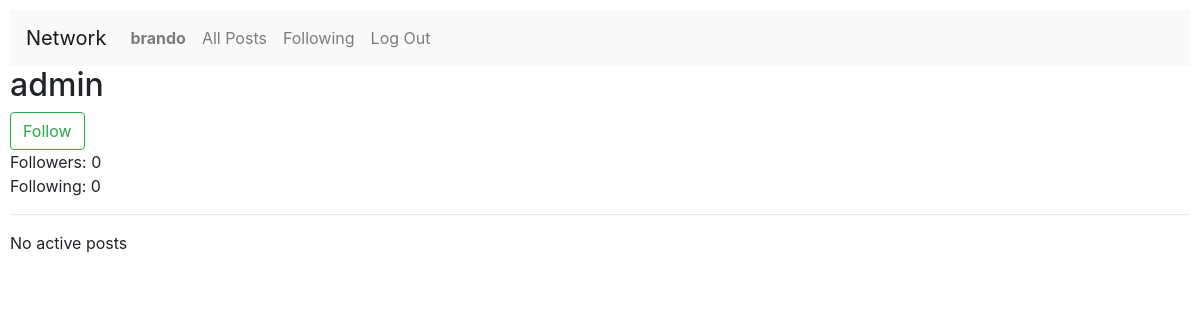
/profile/5 (signed in), run on an earlier commit of the app's database.
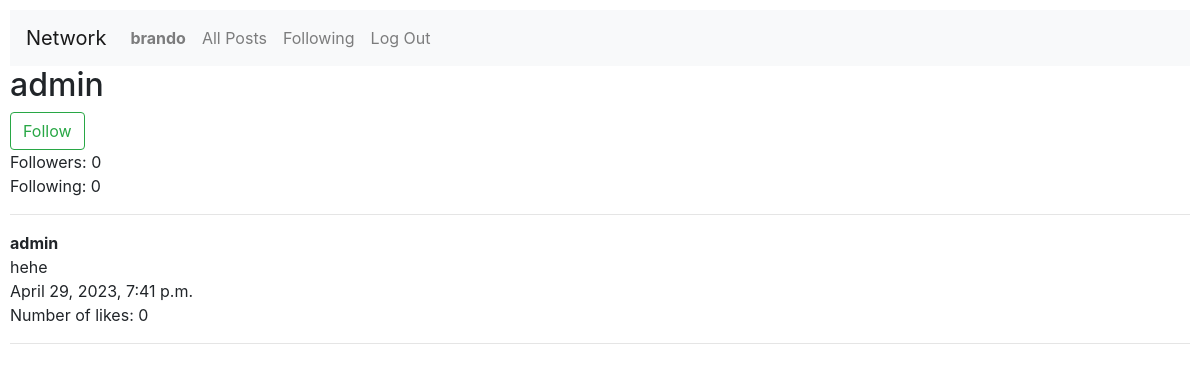
And on a later commit of the database.
### network/models.py (models this page shows, shortened)
class Post(models.Model):
    user = models.ForeignKey(User, on_delete=models.CASCADE, blank=True, null=True, related_name="post_user")
    content = models.CharField(max_length=280)
    number_of_likes = models.IntegerField(default=0)
    time = models.DateTimeField(auto_now_add=True)

class User(AbstractUser):
    pass

### network/views.py (the view)
# urls.py: path("profile/<str:profile_id>", views.profile, name="profile"),
def profile(request, profile_id):
    all_user_posts = Post.objects.filter(user=profile_id).order_by("-time")
    number_of_posts = len(all_user_posts)
    user = User.objects.get(id=request.user.id)
    profile = User.objects.get(id=profile_id)
    followers = Follow.objects.filter(following=profile_id)
    follower_list = []
    for follower in followers:
        follower_list.append(follower.user)
    if user in follower_list:
        is_following = True
    else:
        is_following = False
    print(is_following)
    following = Follow.objects.filter(user=profile_id)
    return render(request, "network/profile.html", {
        "user": user,
        "profile": profile,
        "is_following": is_following,
        "followers_count": len(followers),
        "following_count": len(following),
        "all_user_posts": all_user_posts,
        "number_of_posts": number_of_posts
    })

### network/templates/network/profile.html
{% extends "network/layout.html" %}
{% block body %}
    <h2>{{ profile.username }}</h2>
    {% if user.id != profile.id %}
        <div>
            {% if is_following == True %}
                <button type="submit" class="btn btn-success">Following</button>
            {% else %}
                <button type="submit" class="btn btn-outline-success">Follow</button>
            {% endif %}
        </div>
    {% endif %}
    <div>
        Followers: {{ followers_count }}
    </div>
    <div>
        Following: {{ following_count }}
    </div>
    <hr>
    {% if number_of_posts > 0 %}
        {% for post in all_user_posts %}
            <div>
                <div>
                    <strong>{{ post.user }}</strong>
                </div>
                <div>
                    {{ post.content }}
                </div>
                <div>
                    {{ post.time }}
                </div>
                <div>
                    Number of likes: {{ post.number_of_likes }}
                </div>
                <hr>
            </div>
        {% endfor %}
    {% else %}
        No active posts
    {% endif %}
{% endblock %}

What changed in the data, as far as the page shows it:
added Post: user "admin", content "hehe", time "April 29, 2023, 7:41 p.m.", number_of_likes "0"
Also different on the page:
text no longer shown: "No active posts"
